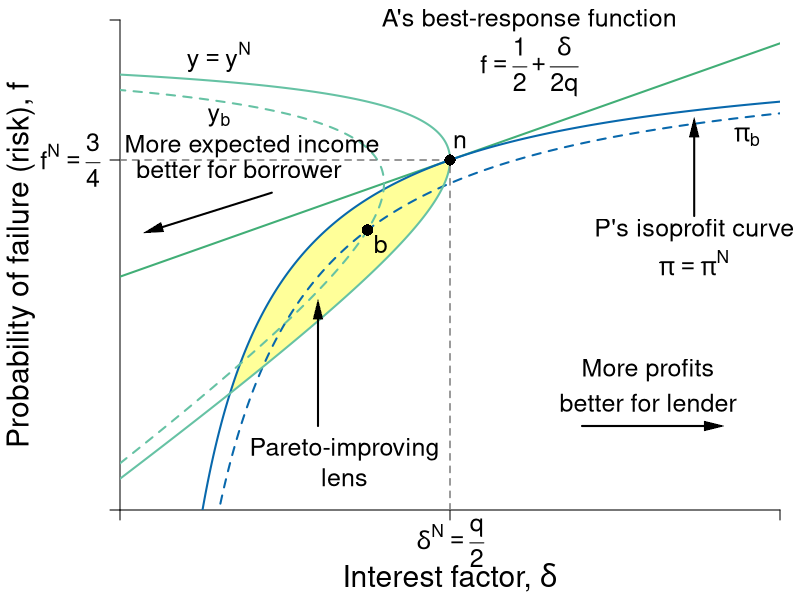

The R source for this figure:
#Graph Designer: Simon Halliday, Scott Cohn
#Authors: Bowles and Halliday
#Title: Coordination, Conflict and Competition: A Text in Microeconomics

library(shape)
pdf(file = "credit/non_contractual_risk.pdf", width = 8, height = 6)

#Set parameters for graphics
pointsize <- 1.8
axislabelsize <- 1.8
labelsize <- 1.5
namesize <- 1.8
annotatesize <- 1.5
graphlinewidth <- 2
segmentlinewidth <- 1.5

COL <- c("#7fc97f", "#beaed4", "#fdc086", "#ffff99", "#386cb0", "#f0027f", "#bf5b17", "#666666")
COLA <- c("#e0f3db", "#99d8c9","#66c2a4","#41ae76", "#238b45", "#005824")
COLB <- c("#c6dbef", "#4eb3d3", "#2b8cbe", "#0868ac","#084081")
COLC <- c("#fcfbfd", "#efedf5", "#dadaeb", "#bcbddc", "#9e9ac8", "#807dba", "#6a51a3", "#54278f", "#3f007d")
grays <- gray.colors(25, start = 1, end = 0, alpha = 1)

#Edited the margins to cater for the larger LHS labels
par(mar =  c(4.5, 6, 1, 1))

brfFn <- function(delta, q = 1) {
  .5 + (delta / (2 * q)) 
}

PCFn <- function(delta, q = 1) {
  delta/q
}

isoreturnFn <- function(delta, pi=0.125) {
  1 - (pi)/delta
}


yFn <- function(d1, f1, q = 1){
  q*f1*(1 - f1) - d1*(1 - f1)
}

profitFn <- function(d1, q = 1){
  d1/2 - (1/(2*q))*(d1)^2
}

ylow <- function(delta, q = 1, ybar = 0.0625){
  (-sqrt(delta^2 - 2*delta*q + q^2 - 4*q*ybar) + delta + q)/(2*q)
}

yhigh <- function(delta, q = 1, ybar = 0.0625){
  (sqrt(delta^2 - 2*delta*q + q^2 - 4*q*ybar) + delta + q)/(2*q)
}

xlims <- c(0, 1)
ylims <- c(0, 1.05)

npts <- 501 
d1 <- seq(xlims[1], xlims[2], length.out = npts)
f1 <- seq(ylims[1], ylims[2], length.out = npts) 
a <- c(0.0625)

plot(0, 0, xlim = xlims, ylim = ylims, type = "n",
     xlab = expression(paste("")),
     ylab = expression(paste("")), 
     xaxt = "n", 
     yaxt = "n", 
     cex.lab = axislabelsize, 
     bty = "n", 
     xaxs = "i", 
     yaxs = "i"
)


ticksy <- c(ylims[1], brfFn(delta = 0.5), ylims[2])
ylabels <- c(NA, expression(paste(f^{N} == frac(3,4))), NA)
ticksx <- c(xlims[1], 0.5, xlims[2])
xlabels <- c(NA, NA, NA)

axis(1, at = ticksx, pos = 0, labels = xlabels, cex.axis = labelsize)
axis(2, at = ticksy, pos = 0, labels = ylabels, las = 1, cex.axis = labelsize)

text(0.5, -0.07, expression(paste(delta^{N} == frac(q,2))), xpd = TRUE, cex = labelsize) 

npts <- 503 
xx1 <- seq(xlims[1], xlims[2], length.out = npts)
xx2 <- seq(0, 1, length.out = npts)

xpoly1 <- seq(from = 0.168, to = 0.5, length.out = 500)
ypoly1 <- ylow(xpoly1)
ypoly2 <- isoreturnFn(xpoly1)
polygon(x = c(xpoly1, rev(xpoly1)), y = c(ypoly1, rev(ypoly2)), col = COL[4], density = NULL, border = NA)


#Draw the graphs
lines(xx1, brfFn(xx1), col = COLA[4], lwd = graphlinewidth)
#lines(xx1, PCFn(xx1), col = COLA[2], lwd = graphlinewidth)
lines(xx1, isoreturnFn(xx1), col = COLB[4], lwd = graphlinewidth)
lines(xx1, isoreturnFn(xx1, pi = 0.15), col = COLB[4], lty = 2,  lwd = graphlinewidth)

#Axis labels
mtext(expression(paste("Interest factor, ", delta)), side = 1, line = 3.3, cex = axislabelsize)
text(-0.15, 0.5*(ylims[2]), expression(paste("Probability of failure (risk), ", f)), xpd = TRUE, cex = axislabelsize, srt = 90) 


contour(d1, f1,
        outer(d1, f1, yFn),
        drawlabels = FALSE,
        col = COLA[3],
        lwd = graphlinewidth,
        levels = a,
        xaxs = "i",
        yaxs = "i",
        add = TRUE)

contour(d1, f1,
        outer(d1, f1, yFn),
        drawlabels = FALSE,
        col = COLA[3],
        lwd = graphlinewidth,
        lty = 2, 
        levels = 0.09,
        xaxs = "i",
        yaxs = "i",
        add = TRUE)


segments(0.5, 0, 0.5, brfFn(delta = 0.5), lty = 2, col = grays[20] , lwd = segmentlinewidth)
segments(0, brfFn(delta = 0.5), 0.5, brfFn(delta = 0.5), lty = 2, col = grays[20] , lwd = segmentlinewidth)

#Annotate points (4,4),(2,8),(8,2) on feasibility frontier
text(0.5 + 0.015, isoreturnFn(0.5) + 0.04, expression(paste(n)), cex = labelsize)
points(0.5, isoreturnFn(0.5), pch = 16, col = "black", cex = 1.5)

text(0.375 + 0.02, 0.6 - 0.03, expression(paste(b)), cex = labelsize)
points(0.375, 0.6, pch = 16, col = "black", cex = 1.5)

text(0.15, 0.97, expression(paste(y == y^{N})), cex = labelsize)
text(0.15, 0.84, expression(paste(y[b])), cex = labelsize)
text(0.95, 0.8, expression(paste(pi[b])), cex = labelsize)

text(0.62, 1.05, expression(paste("A's best-response function")), cex = labelsize, xpd = TRUE)
text(0.62, 0.95, expression(paste(f == frac(1,2) + frac(delta, 2*q))), cex = labelsize)

# text(0.64, 0.4, expression(paste("A's participation")), cex = labelsize)
# text(0.64, 0.34, expression(paste("constraint")), cex = labelsize)
# text(0.64, 0.22, expression(paste(f == frac(delta, q))), cex = labelsize)
# Arrows(0.64, 0.44, 0.64, 0.58, col = "black", lty = 1, lwd = 2, arr.type = "triangle", arr.lwd = 0.5)


text(0.87, 0.6, expression(paste("P's isoprofit curve")), cex = labelsize, xpd = TRUE)
text(0.87, 0.53, expression(paste(pi == pi^{N})), cex = labelsize, xpd = TRUE)
Arrows(0.87, 0.63, 0.87, 0.82, col = "black", lty = 1, lwd = 2, arr.type = "triangle", arr.lwd = 0.5)

text(0.34, 0.13, expression(paste("Pareto-improving")), cex = labelsize)
text(0.34, 0.07, expression(paste("lens")), cex = labelsize)
Arrows(0.3, 0.18, 0.3, 0.43, col = "black", lty = 1, lwd = 2, arr.type = "triangle", arr.lwd = 0.5)

# ff
Arrows(0.7, 0.18, 0.9, 0.18, col = "black", lty = 1, lwd = 2, arr.type = "triangle", arr.lwd = 0.5)
text(0.8, 0.3, expression(paste('More profits')), cex = labelsize, xpd = TRUE)
text(0.8, 0.23, expression(paste('better for lender')), cex = labelsize, xpd = TRUE)

text(0.20, 0.78, expression("More expected income"), cex = labelsize)
text(0.18, 0.73,  expression("better for borrower"), cex = labelsize)
Arrows(0.23, 0.68, 0.05, 0.6, col = "black", lty = 1, lwd = 2, arr.type = "triangle", arr.lwd = 0.5)
#Arrows(0.23, 0.68, 0.05, 0.68, col = "black", lty = 1, lwd = 2, arr.type = "triangle", arr.lwd = 0.5)

dev.off()
